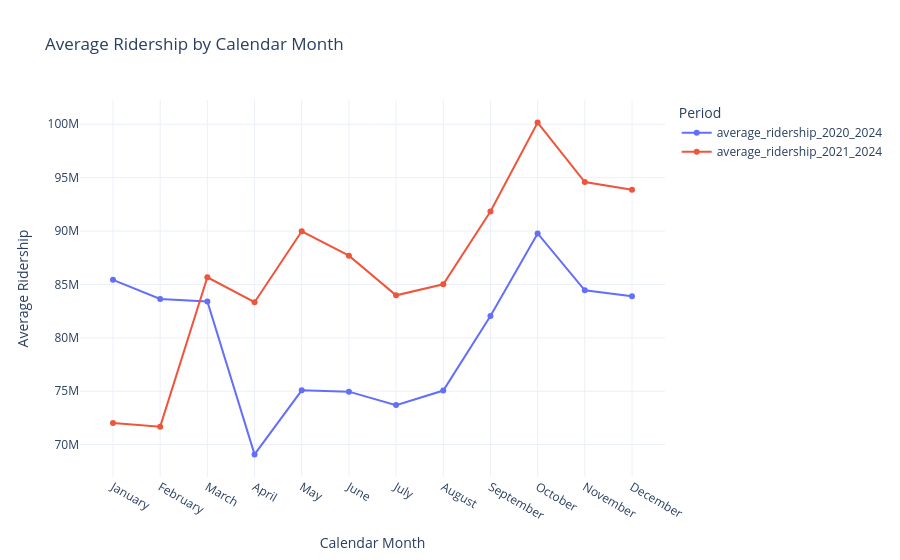

Notebook code cell kept with this figure:
### Markdown cell above
## 6. Monthly seasonality

Compare average ridership for each calendar month across:
- 2020?2024.
- 2021?2024, excluding the first pandemic year.

This helps distinguish recurring seasonal patterns from the unusual conditions in 2020.

### Code cell
seasonality = get_monthly_seasonality(connection)

display(seasonality)

fig = px.line(
    seasonality,
    x="month_name",
    y=[
        "average_ridership_2020_2024",
        "average_ridership_2021_2024",
    ],
    title="Average Ridership by Calendar Month",
    labels={
        "month_name": "Calendar Month",
        "value": "Average Ridership",
        "variable": "Period",
    },
    markers=True,
)

fig.update_layout(template="plotly_white")
fig.show()

### Figure 1 — Plotly figure (JSON) as saved in the notebook; plotly's stock layout.template omitted (floating-point values rounded to 4 significant figures)
{"data": [{"hovertemplate": "Period=average_ridership_2020_2024<br>Calendar Month=%{x}<br>Average Ridership=%{y}<extra></extra>", "legendgroup": "average_ridership_2020_2024", "line": {"color": "#636efa", "dash": "solid"}, "marker": {"symbol": "circle"}, "mode": "lines+markers", "name": "average_ridership_2020_2024", "orientation": "v", "showlegend": true, "type": "scatter", "x": ["January", "February", "March", "April", "May", "June", "July", "August", "September", "October", "November", "December"], "xaxis": "x", "y": [85430000.0, 83640000.0, 83400000.0, 69080000.0, 75090000.0, 74960000.0, 73700000.0, 75060000.0, 82050000.0, 89780000.0, 84450000.0, 83890000.0], "yaxis": "y"}, {"hovertemplate": "Period=average_ridership_2021_2024<br>Calendar Month=%{x}<br>Average Ridership=%{y}<extra></extra>", "legendgroup": "average_ridership_2021_2024", "line": {"color": "#EF553B", "dash": "solid"}, "marker": {"symbol": "circle"}, "mode": "lines+markers", "name": "average_ridership_2021_2024", "orientation": "v", "showlegend": true, "type": "scatter", "x": ["January", "February", "March", "April", "May", "June", "July", "August", "September", "October", "November", "December"], "xaxis": "x", "y": [72030000.0, 71680000.0, 85670000.0, 83340000.0, 89980000.0, 87690000.0, 83980000.0, 85010000.0, 91840000.0, 100200000.0, 94590000.0, 93870000.0], "yaxis": "y"}], "layout": {"legend": {"title": {"text": "Period"}, "tracegroupgap": 0}, "title": {"text": "Average Ridership by Calendar Month"}, "xaxis": {"anchor": "y", "domain": [0, 1], "title": {"text": "Calendar Month"}}, "yaxis": {"anchor": "x", "domain": [0, 1], "title": {"text": "Average Ridership"}}}}
